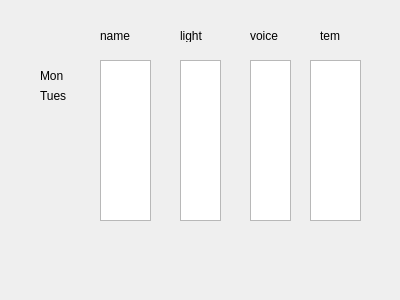
<?xml version="1.0" encoding="UTF-8"?>
<ui version="4.0">
 <class>DataForm</class>
 <widget class="QWidget" name="DataForm">
  <property name="geometry">
   <rect>
    <x>0</x>
    <y>0</y>
    <width>400</width>
    <height>300</height>
   </rect>
  </property>
  <property name="windowTitle">
   <string>Form</string>
  </property>
  <widget class="QTextEdit" name="textEdit">
   <property name="geometry">
    <rect>
     <x>100</x>
     <y>60</y>
     <width>51</width>
     <height>161</height>
    </rect>
   </property>
  </widget>
  <widget class="QTextEdit" name="textEdit_2">
   <property name="geometry">
    <rect>
     <x>180</x>
     <y>60</y>
     <width>41</width>
     <height>161</height>
    </rect>
   </property>
  </widget>
  <widget class="QTextEdit" name="textEdit_3">
   <property name="geometry">
    <rect>
     <x>250</x>
     <y>60</y>
     <width>41</width>
     <height>161</height>
    </rect>
   </property>
  </widget>
  <widget class="QTextEdit" name="textEdit_4">
   <property name="geometry">
    <rect>
     <x>310</x>
     <y>60</y>
     <width>51</width>
     <height>161</height>
    </rect>
   </property>
  </widget>
  <widget class="QLabel" name="label">
   <property name="geometry">
    <rect>
     <x>100</x>
     <y>30</y>
     <width>54</width>
     <height>12</height>
    </rect>
   </property>
   <property name="text">
    <string>name</string>
   </property>
  </widget>
  <widget class="QLabel" name="label_2">
   <property name="geometry">
    <rect>
     <x>180</x>
     <y>30</y>
     <width>54</width>
     <height>12</height>
    </rect>
   </property>
   <property name="text">
    <string>light</string>
   </property>
  </widget>
  <widget class="QLabel" name="label_3">
   <property name="geometry">
    <rect>
     <x>250</x>
     <y>30</y>
     <width>54</width>
     <height>12</height>
    </rect>
   </property>
   <property name="text">
    <string>voice</string>
   </property>
  </widget>
  <widget class="QLabel" name="label_4">
   <property name="geometry">
    <rect>
     <x>320</x>
     <y>30</y>
     <width>54</width>
     <height>12</height>
    </rect>
   </property>
   <property name="text">
    <string>tem</string>
   </property>
  </widget>
  <widget class="QLabel" name="label_5">
   <property name="geometry">
    <rect>
     <x>40</x>
     <y>70</y>
     <width>54</width>
     <height>12</height>
    </rect>
   </property>
   <property name="text">
    <string>Mon</string>
   </property>
  </widget>
  <widget class="QLabel" name="label_6">
   <property name="geometry">
    <rect>
     <x>40</x>
     <y>90</y>
     <width>54</width>
     <height>12</height>
    </rect>
   </property>
   <property name="text">
    <string>Tues</string>
   </property>
  </widget>
 </widget>
 <resources/>
 <connections/>
</ui>
